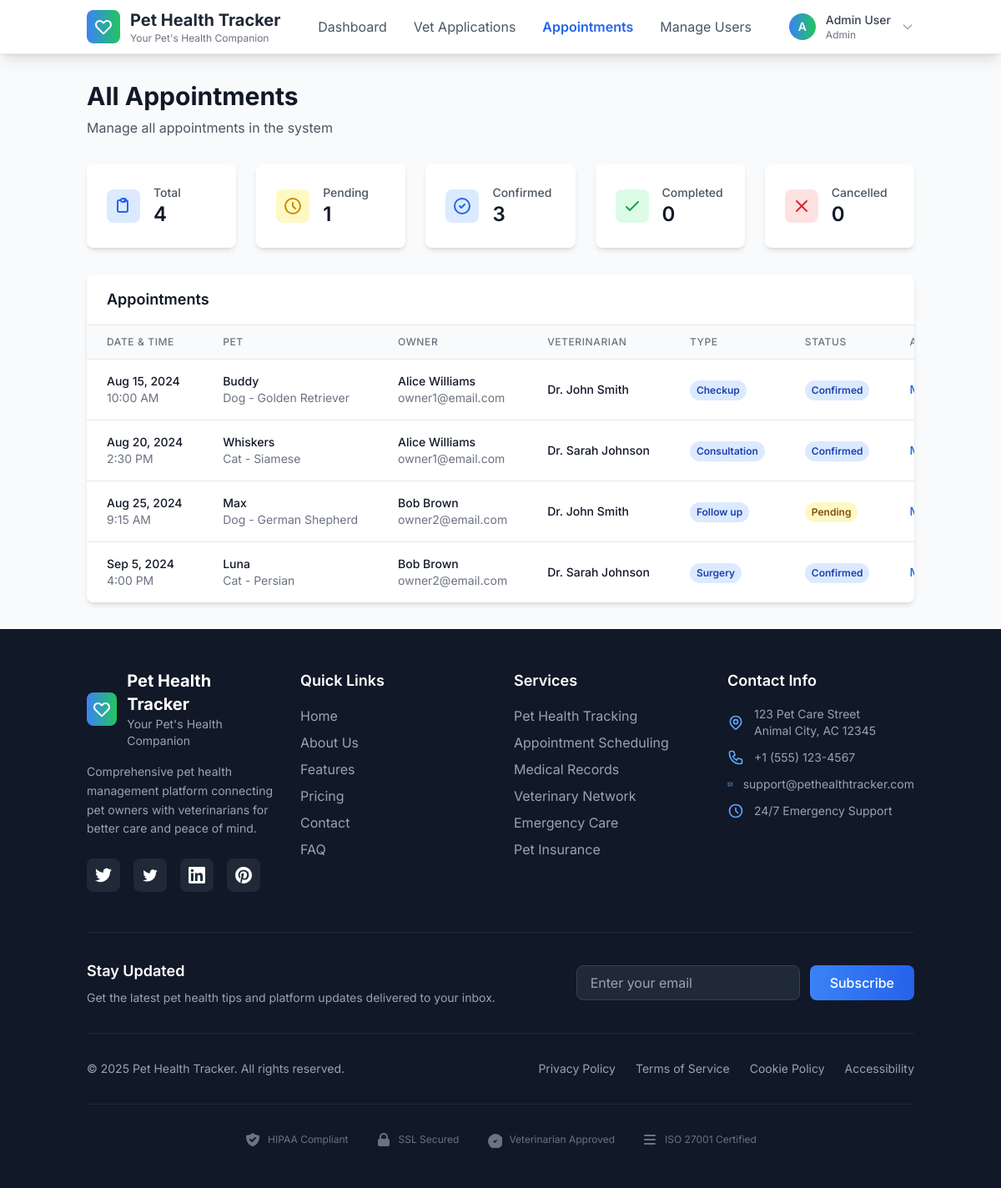
The page /admin/manage_appointments.php (signed in) on the database its author committed.
### tables this page shows
CREATE TABLE `appointments` (
  `id` INT UNSIGNED NOT NULL AUTO_INCREMENT,
  `pet_id` INT UNSIGNED NOT NULL,
  `veterinarian_id` INT UNSIGNED NOT NULL,
  `owner_id` INT UNSIGNED NOT NULL,
  `appointment_date` DATETIME NOT NULL,
  `duration_minutes` INT DEFAULT 30,
  `duration` INT DEFAULT 30,
  `appointment_type` ENUM('checkup','vaccination','emergency','surgery','consultation','follow_up') DEFAULT 'checkup',
  `purpose` TEXT,
  `status` ENUM('pending','confirmed','in_progress','completed','cancelled','no_show') DEFAULT 'pending',
  `cancellation_reason` TEXT,
  `notes` TEXT,
  `reminder_sent` TINYINT(1) DEFAULT 0,
  `cost` DECIMAL(10,2),
  `payment_status` ENUM('pending','paid','overdue') DEFAULT 'pending',
  `created_at` TIMESTAMP NOT NULL DEFAULT CURRENT_TIMESTAMP,
  `updated_at` TIMESTAMP NOT NULL DEFAULT CURRENT_TIMESTAMP ON UPDATE CURRENT_TIMESTAMP,
  PRIMARY KEY (`id`),
  KEY `idx_appointments_date` (`appointment_date`),
  KEY `idx_appointments_vet` (`veterinarian_id`),
  KEY `idx_appointments_status` (`status`),
  CONSTRAINT `fk_appointments_pet` FOREIGN KEY (`pet_id`) REFERENCES `pets` (`id`) ON DELETE CASCADE,
  CONSTRAINT `fk_appointments_vet` FOREIGN KEY (`veterinarian_id`) REFERENCES `users` (`id`) ON DELETE CASCADE,
  CONSTRAINT `fk_appointments_owner` FOREIGN KEY (`owner_id`) REFERENCES `users` (`id`) ON DELETE CASCADE
);

CREATE TABLE `pets` (
  `id` INT UNSIGNED NOT NULL AUTO_INCREMENT,
  `owner_id` INT UNSIGNED NOT NULL,
  `name` VARCHAR(100) NOT NULL,
  `species` VARCHAR(50) NOT NULL,
  `breed` VARCHAR(100),
  `gender` ENUM('male','female','unknown') DEFAULT 'unknown',
  `dob` DATE,
  `weight` DECIMAL(5,2),
  `color` VARCHAR(100),
  `microchip_id` VARCHAR(50),
  `is_spayed_neutered` TINYINT(1) DEFAULT 0,
  `allergies` TEXT,
  `medications` TEXT,
  `special_needs` TEXT,
  `notes` TEXT,
  `emergency_contact` VARCHAR(255),
  `emergency_phone` VARCHAR(20),
  `photo_url` VARCHAR(500),
  `is_active` TINYINT(1) DEFAULT 1,
  `created_at` TIMESTAMP NOT NULL DEFAULT CURRENT_TIMESTAMP,
  `updated_at` TIMESTAMP NOT NULL DEFAULT CURRENT_TIMESTAMP ON UPDATE CURRENT_TIMESTAMP,
  PRIMARY KEY (`id`),
  UNIQUE KEY `uq_pets_microchip` (`microchip_id`),
  KEY `idx_pets_owner` (`owner_id`),
  KEY `idx_pets_species` (`species`),
  CONSTRAINT `fk_pets_owner` FOREIGN KEY (`owner_id`) REFERENCES `users` (`id`) ON DELETE CASCADE
);

CREATE TABLE `users` (
  `id` INT UNSIGNED NOT NULL AUTO_INCREMENT,
  `email` VARCHAR(255) NOT NULL,
  `password` VARCHAR(255) NOT NULL,
  `role` ENUM('pet_owner','veterinarian','admin') NOT NULL DEFAULT 'pet_owner',
  `name` VARCHAR(255),
  `first_name` VARCHAR(100) NOT NULL,
  `last_name` VARCHAR(100) NOT NULL,
  `phone` VARCHAR(20),
  `address` TEXT,
  `city` VARCHAR(100),
  `state` VARCHAR(50),
  `zip_code` VARCHAR(10),
  `bio` TEXT,
  `emergency_contact` VARCHAR(255),
  `emergency_phone` VARCHAR(20),
  `is_active` TINYINT(1) NOT NULL DEFAULT 1,
  `email_verified` TINYINT(1) NOT NULL DEFAULT 0,
  `last_login` TIMESTAMP NULL DEFAULT NULL,
  `notification_preferences` JSON NULL,
  `privacy_settings` JSON NULL,
  `deletion_requested` TINYINT(1) NOT NULL DEFAULT 0,
  `deletion_reason` TEXT,
  `deletion_requested_at` TIMESTAMP NULL DEFAULT NULL,
  `created_at` TIMESTAMP NOT NULL DEFAULT CURRENT_TIMESTAMP,
  `updated_at` TIMESTAMP NOT NULL DEFAULT CURRENT_TIMESTAMP ON UPDATE CURRENT_TIMESTAMP,
  PRIMARY KEY (`id`),
  UNIQUE KEY `uq_users_email` (`email`),
  KEY `idx_users_role` (`role`)
);

### admin/manage_appointments.php (the view, shortened to what the rows shown need)
<?php
require_once '../db.php';
$user_id = $_SESSION['user_id'];
$user_role = $_SESSION['role'];
if ($user_role === 'veterinarian') {
    $appointments_query = "
        SELECT a.*,
               p.name as pet_name, p.species, p.breed,
               u.first_name, u.last_name, u.email, u.phone,
               vet.first_name as vet_first_name, vet.last_name as vet_last_name
        FROM appointments a
        JOIN pets p ON a.pet_id = p.id
        JOIN users u ON a.owner_id = u.id
        JOIN users vet ON a.veterinarian_id = vet.id
        WHERE a.veterinarian_id = ?
        ORDER BY a.appointment_date ASC, a.status ASC
    ";
    $stmt = $conn->prepare($appointments_query);
    $stmt->bind_param("i", $user_id);
} else {
    $appointments_query = "
        SELECT a.*,
               p.name as pet_name, p.species, p.breed,
               u.first_name, u.last_name, u.email, u.phone,
               vet.first_name as vet_first_name, vet.last_name as vet_last_name
        FROM appointments a
        JOIN pets p ON a.pet_id = p.id
        JOIN users u ON a.owner_id = u.id
        JOIN users vet ON a.veterinarian_id = vet.id
        ORDER BY a.appointment_date ASC, a.status ASC
    ";
    $stmt = $conn->prepare($appointments_query);
}
$stmt->execute();
$appointments = $stmt->get_result()->fetch_all(MYSQLI_ASSOC);
?>
<!DOCTYPE html>
<html lang="en">
<head>
    <script src="https://cdn.tailwindcss.com"></script>
</head>
<body class="bg-gray-50">
    <?php include '../includes/header.php'; ?>
    <div class="container mx-auto px-4 py-8">
        <div class="mb-8">
            <h1 class="text-3xl font-bold text-gray-900 mb-2">
                <?php echo $user_role === 'admin' ? 'All Appointments' : 'My Appointments'; ?>
            </h1>
        </div>
        <div class="bg-white rounded-lg shadow-md overflow-hidden">
            <div class="px-6 py-4 border-b border-gray-200">
                <h2 class="text-lg font-semibold text-gray-900">Appointments</h2>
            </div>
            <?php if (empty($appointments)): ?>
            <div class="px-6 py-8 text-center">
                <svg class="mx-auto h-12 w-12 text-gray-400 mb-4" fill="none" stroke="currentColor" viewBox="0 0 24 24">
                    <path stroke-linecap="round" stroke-linejoin="round" stroke-width="2" d="M9 5H7a2 2 0 00-2 2v10a2 2 0 002 2h8a2 2 0 002-2V7a2 2 0 00-2-2h-2M9 5a2 2 0 002 2h2a2 2 0 002-2M9 5a2 2 0 012-2h2a2 2 0 012 2"></path>
                </svg>
                <h3 class="text-lg font-medium text-gray-900 mb-2">No appointments found</h3>
                <p class="text-gray-500">
                    <?php echo $user_role === 'admin' ? 'No appointments have been scheduled yet.' : 'You don\'t have any appointments scheduled.'; ?>
                </p>
            </div>
            <?php else: ?>
            <div class="overflow-x-auto">
                <table class="min-w-full divide-y divide-gray-200">
                    <thead class="bg-gray-50">
                        <tr>
                            <th class="px-6 py-3 text-left text-xs font-medium text-gray-500 uppercase tracking-wider">Date & Time</th>
                            <th class="px-6 py-3 text-left text-xs font-medium text-gray-500 uppercase tracking-wider">Pet</th>
                            <th class="px-6 py-3 text-left text-xs font-medium text-gray-500 uppercase tracking-wider">Owner</th>
                            <?php if ($user_role === 'admin'): ?>
                            <th class="px-6 py-3 text-left text-xs font-medium text-gray-500 uppercase tracking-wider">Veterinarian</th>
                            <?php endif; ?>
                            <th class="px-6 py-3 text-left text-xs font-medium text-gray-500 uppercase tracking-wider">Type</th>
                            <th class="px-6 py-3 text-left text-xs font-medium text-gray-500 uppercase tracking-wider">Status</th>
                            <th class="px-6 py-3 text-left text-xs font-medium text-gray-500 uppercase tracking-wider">Actions</th>
                        </tr>
                    </thead>
                    <tbody class="bg-white divide-y divide-gray-200">
                        <?php foreach ($appointments as $appointment): ?>
                        <tr class="hover:bg-gray-50">
                            <td class="px-6 py-4 whitespace-nowrap">
                                <div class="text-sm font-medium text-gray-900">
                                    <?php echo date('M j, Y', strtotime($appointment['appointment_date'])); ?>
                                </div>
                                <div class="text-sm text-gray-500">
                                    <?php echo date('g:i A', strtotime($appointment['appointment_date'])); ?>
                                </div>
                            </td>
                            <td class="px-6 py-4 whitespace-nowrap">
                                <div class="text-sm font-medium text-gray-900"><?php echo htmlspecialchars($appointment['pet_name']); ?></div>
                                <div class="text-sm text-gray-500"><?php echo htmlspecialchars($appointment['species'] . ' - ' . $appointment['breed']); ?></div>
                            </td>
                            <td class="px-6 py-4 whitespace-nowrap">
                                <div class="text-sm font-medium text-gray-900">
                                    <?php echo htmlspecialchars($appointment['first_name'] . ' ' . $appointment['last_name']); ?>
                                </div>
                                <div class="text-sm text-gray-500"><?php echo htmlspecialchars($appointment['email']); ?></div>
                            </td>
                            <?php if ($user_role === 'admin'): ?>
                            <td class="px-6 py-4 whitespace-nowrap">
                                <div class="text-sm font-medium text-gray-900">
                                    Dr. <?php echo htmlspecialchars($appointment['vet_first_name'] . ' ' . $appointment['vet_last_name']); ?>
                                </div>
                            </td>
                            <?php endif; ?>
                            <td class="px-6 py-4 whitespace-nowrap">
                                <span class="inline-flex px-2 py-1 text-xs font-semibold rounded-full bg-blue-100 text-blue-800">
                                    <?php echo ucfirst(str_replace('_', ' ', $appointment['appointment_type'])); ?>
                                </span>
                            </td>
                            <td class="px-6 py-4 whitespace-nowrap">
                                <?php
                                $status_colors = [
                                    'pending' => 'bg-yellow-100 text-yellow-800',
                                    'confirmed' => 'bg-blue-100 text-blue-800',
                                    'in_progress' => 'bg-purple-100 text-purple-800',
                                    'completed' => 'bg-green-100 text-green-800',
                                    'cancelled' => 'bg-red-100 text-red-800',
                                    'no_show' => 'bg-gray-100 text-gray-800'
                                ];
                                $color = $status_colors[$appointment['status']] ?? 'bg-gray-100 text-gray-800';
                                ?>
                                <span class="inline-flex px-2 py-1 text-xs font-semibold rounded-full <?php echo $color; ?>">
                                    <?php echo ucfirst(str_replace('_', ' ', $appointment['status'])); ?>
                                </span>
                            </td>
                            <td class="px-6 py-4 whitespace-nowrap text-sm font-medium">
                                <button onclick="openModal(<?php echo $appointment['id']; ?>)" class="text-blue-600 hover:text-blue-900 mr-3">
                                </button>
                            </td>
                        </tr>
                        <?php endforeach; ?>
                    </tbody>
                </table>
            </div>
            <?php endif; ?>
        </div>
    </div>
</body>
</html>

### rows shown on the page
appointments: appointment_date "Aug 15, 2024", appointment_date "10:00 AM", pet.name "Buddy", pet.breed "Dog - Golden Retriever", owner.last_name "Alice Williams", owner.email "owner1@email.com", veterinarian.last_name "John Smith", appointment_type "Checkup", status "Confirmed"
appointments: appointment_date "Aug 20, 2024", appointment_date "2:30 PM", pet.name "Whiskers", pet.breed "Cat - Siamese", owner.last_name "Alice Williams", owner.email "owner1@email.com", veterinarian.last_name "Sarah Johnson", appointment_type "Consultation", status "Confirmed"
appointments: appointment_date "Aug 25, 2024", appointment_date "9:15 AM", pet.name "Max", pet.breed "Dog - German Shepherd", owner.last_name "Bob Brown", owner.email "owner2@email.com", veterinarian.last_name "John Smith", appointment_type "Follow up", status "Pending"
appointments: appointment_date "Sep 5, 2024", appointment_date "4:00 PM", pet.name "Luna", pet.breed "Cat - Persian", owner.last_name "Bob Brown", owner.email "owner2@email.com", veterinarian.last_name "Sarah Johnson", appointment_type "Surgery", status "Confirmed"

### other values the page prints
substr($user_name, 0, 1) "A"
$user_name "Admin User"
str_replace('_', ' ', $user_role) "Admin"
$stats['total'] "4"
$stats['pending'] "1"
$stats['confirmed'] "3"
$stats['completed'] "0"
$stats['cancelled'] "0"
